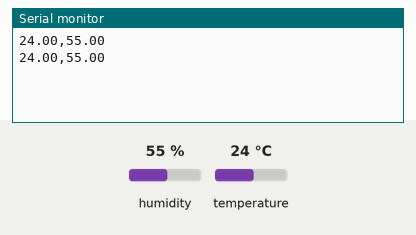
The sketch below on a simulated Arduino Uno, built with avr-gcc and run on an emulated ATmega328P. On the bench: the last lines printed to the serial monitor. The inputs (shaded band) are chosen by the test bench; at power-on: humidity 55 %, temperature 24 °C.

Above: at 2.8 s.
2.9 s: humidity set to 22 %
At 4.3 s:
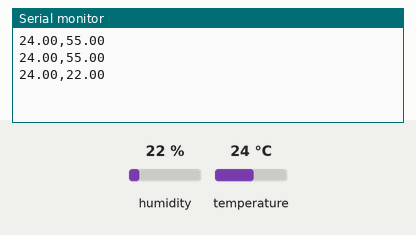
5.6 s: temperature set to 12 °C
At 7.3 s:
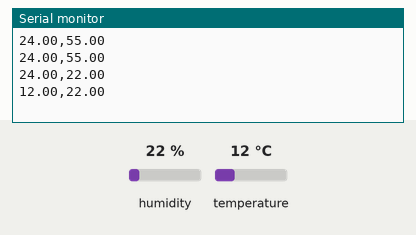
8.3 s: humidity set to 40 %
At 10.8 s:
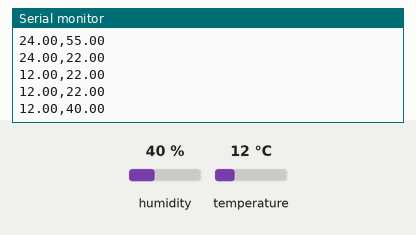
Timing chart, 0 to 12.3 s (numbered marks = the images above; inputs shaded):
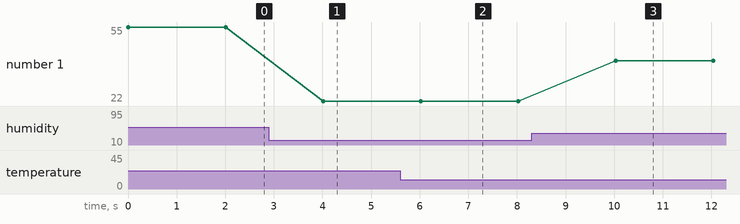

The sketch:

MBS3523-A1CQ1_TamYiuFung.ino
```cpp
#include <DHT.h>

#define DHTPIN 2        // Pin connected to DHT22 data pin
#define DHTTYPE DHT22   // Specify DHT22 sensor type

DHT dht(DHTPIN, DHTTYPE); // Initialize DHT sensor

void setup() {
  Serial.begin(9600);     // Start serial communication at 9600 baud
  dht.begin();            // Initialize the DHT sensor
}

void loop() {
  // Read temperature and humidity
  float temperatureC = dht.readTemperature();  // Temperature in Celsius
  float humidity = dht.readHumidity();         // Humidity in %

  // Check if readings are valid
  if (isnan(temperatureC) || isnan(humidity)) {
    Serial.println("Failed to read from DHT sensor!");
  } else {
    // Send temperature and humidity as a comma-separated string
    Serial.print(temperatureC);
    Serial.print(",");
    Serial.println(humidity);
  }

  delay(2000); // Update every 2 seconds (DHT22 is slow, minimum 2s interval)
}
```

Measured:
- after the input at 2.9 s, the serial monitor: prints a new line after 1.1 s (image 1)
- after the input at 5.6 s, the serial monitor: prints a new line after 0.42 s (image 2)
- after the input at 8.3 s, the serial monitor: prints a new line after 1.7 s (image 3)
- plotted number 1: 55 → 22 after the input at 2.9 s, 22 → 40 after the input at 8.3 s
